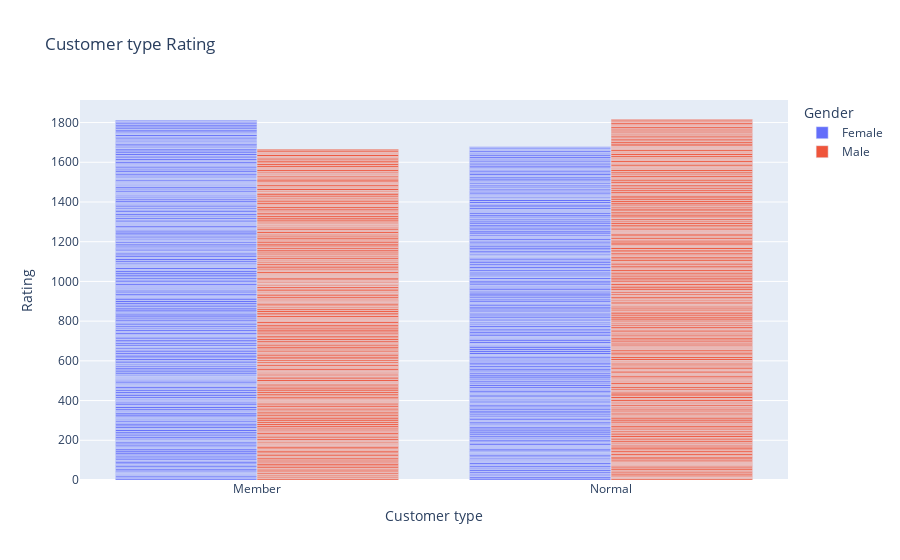

Notebook source saved alongside this figure:
### Code cell
px.bar(df,x='Customer type',y='Rating',color='Gender',barmode='group',title='Customer type Rating')

### Figure 1 — Plotly figure (JSON) as saved in the notebook; plotly's stock layout.template omitted (floating-point values rounded to 4 significant figures; data arrays with more than 128 entries replaced by an {"elided": "..."} marker saying what was removed)
{"data": [{"alignmentgroup": "True", "hovertemplate": "Gender=Female<br>Customer type=%{x}<br>Rating=%{y}<extra></extra>", "legendgroup": "Female", "marker": {"color": "#636efa", "pattern": {"shape": ""}}, "name": "Female", "offsetgroup": "Female", "orientation": "v", "showlegend": true, "textposition": "auto", "type": "bar", "x": {"elided": "501 str values"}, "xaxis": "x", "y": {"elided": "501 float values"}, "yaxis": "y"}, {"alignmentgroup": "True", "hovertemplate": "Gender=Male<br>Customer type=%{x}<br>Rating=%{y}<extra></extra>", "legendgroup": "Male", "marker": {"color": "#EF553B", "pattern": {"shape": ""}}, "name": "Male", "offsetgroup": "Male", "orientation": "v", "showlegend": true, "textposition": "auto", "type": "bar", "x": {"elided": "499 str values"}, "xaxis": "x", "y": {"elided": "499 float values"}, "yaxis": "y"}], "layout": {"barmode": "group", "legend": {"title": {"text": "Gender"}, "tracegroupgap": 0}, "title": {"text": "Customer type Rating"}, "xaxis": {"anchor": "y", "domain": [0, 1], "title": {"text": "Customer type"}}, "yaxis": {"anchor": "x", "domain": [0, 1], "title": {"text": "Rating"}}}}
